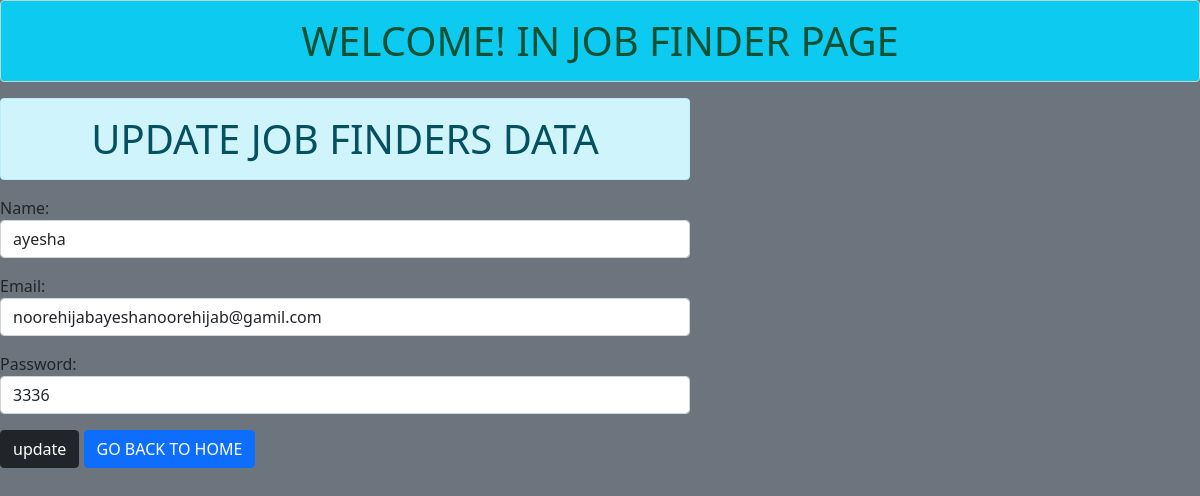
The page /update/8/ on the database its author committed.
### app/models.py (models this page shows)
class My_Model(models.Model):
    name = models.CharField(max_length = 150)
    email = models.CharField(max_length = 150)
    password = models.CharField(max_length = 150)

### app/views.py (the view)
# urls.py: path('update/<int:id>/',views.update,name='update'),
def update(request,id):
    if request.method=='POST':
        sm = My_Model.objects.get(pk=id)
        fm = My_Form(request.POST,instance=sm)
        if fm.is_valid():
            fm.save()
            fm = My_Form()
    else:
        sm = My_Model.objects.get(pk=id)
        fm = My_Form(instance=sm)
    return render(request,'update.html',{'form':fm})

### app/forms.py
class My_Form(forms.ModelForm):
    class Meta:
        model = My_Model
        fields = ['name','email','password']
        widgets = {
            'name':forms.TextInput(attrs={'class':'form-control'}),
            'email':forms.TextInput(attrs={'class':'form-control'}),
            'password':forms.TextInput(attrs={'class':'form-control'}),
        }

### templates/update.html (shortened to what this page needs)
{% extends 'base.html' %}
{% block bisma %}
<div class="row">
<div class="col-sm-7">
<h1 class="alert alert-info text-center">UPDATE JOB FINDERS DATA</h1>
<form action="" method="POST">
{{form.as_p}}
<button type="submit" class="btn btn-dark">update</button>
<a href="{% url 'add' %}" class="btn btn-primary">GO BACK TO HOME</a>
</form>
</div>
</div>
{% endblock bisma %}

### rows shown on the page
My_Model: name "ayesha", email "noorehijabayeshanoorehijab@gamil.com", password "3336"
